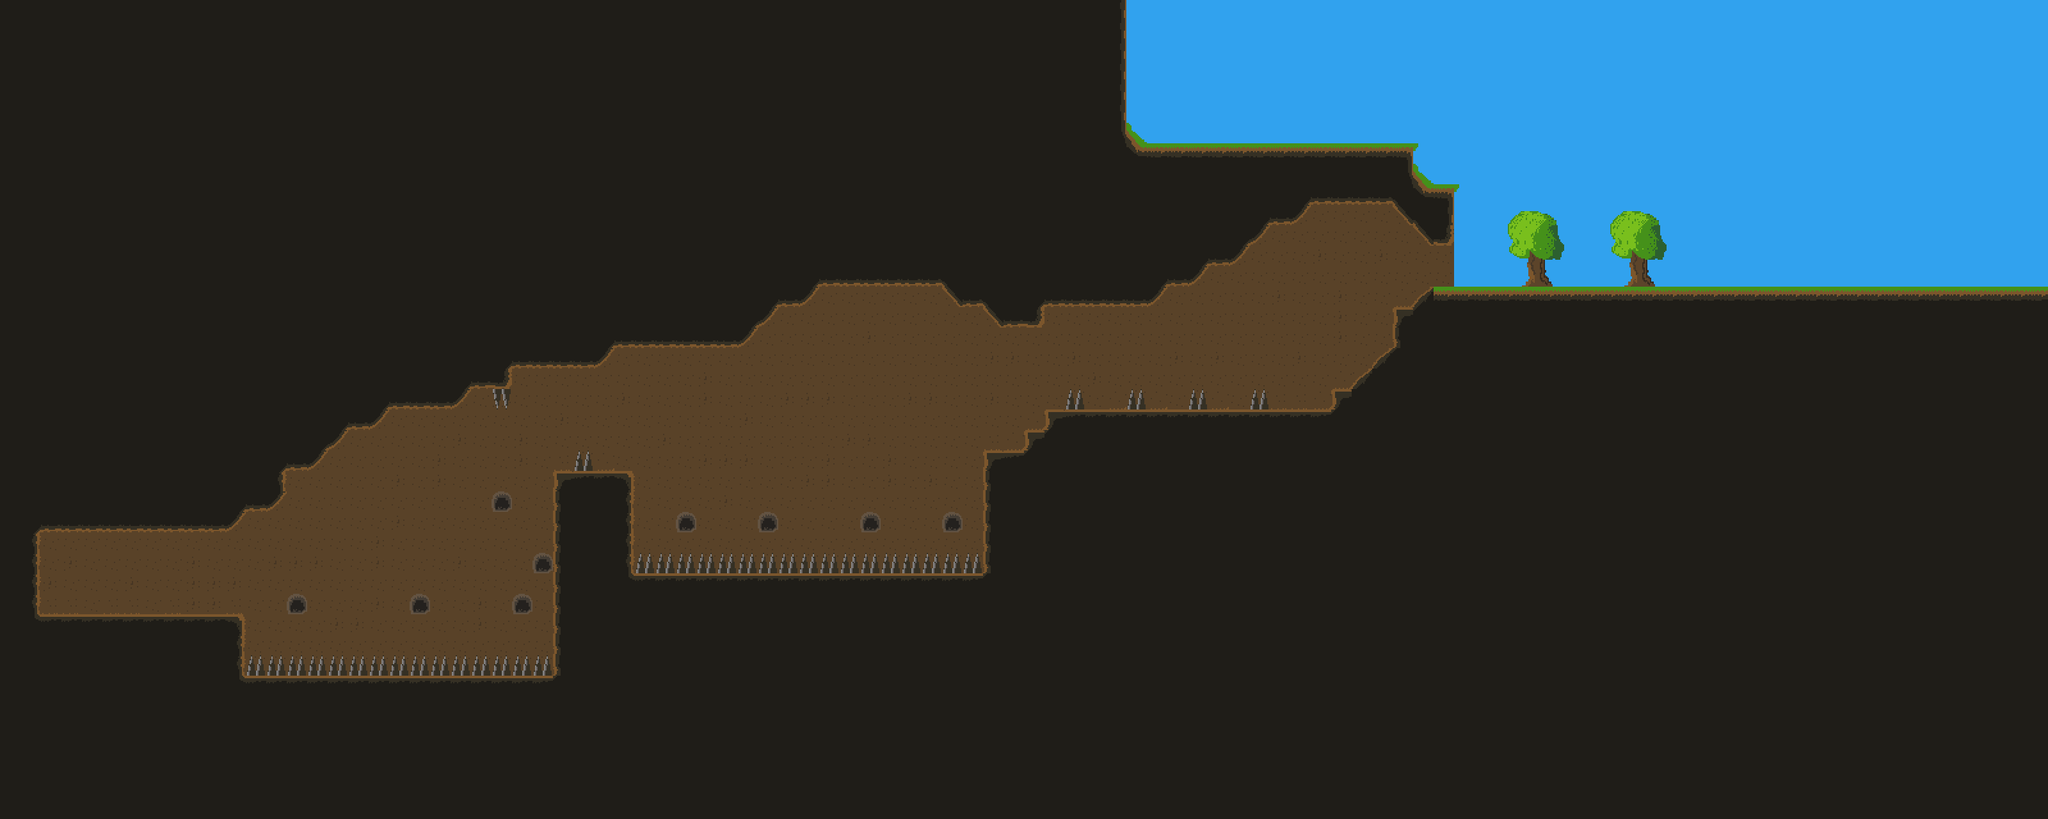

Rendered tile map (Tiled .tmx) drawn with the repository's tilesets; below, a short description and the map source with its tile grids summarised:
An orthogonal 100x40 tile map with 32x32 px tiles, 2 tile layers (background, objects), 2 tilesets and 5 objects (Player, End).

<map version="1.0" orientation="orthogonal" width="100" height="40" tilewidth="32" tileheight="32">
 <tileset firstgid="1" name="tileset" tilewidth="32" tileheight="32">
  <image source="tileset.png" trans="ffffff" width="256" height="160" />
 </tileset>
 <tileset firstgid="41" name="tileset3" tilewidth="32" tileheight="32">
  <image source="tileset3.png" trans="ffffff" width="256" height="256" />
 </tileset>
 <layer name="background" width="100" height="40">
  <data>[4000 cells, 4000 non-empty, 25 distinct tile ids]</data>
 </layer>
 <objectgroup name="begin" width="100" height="40">
  <object name="Player" x="135" y="888" width="36" height="36" />
 </objectgroup>
 <layer name="objects" width="100" height="40">
  <data>[4000 cells, 572 non-empty, 24 distinct tile ids]</data>
 </layer>
 <objectgroup name="end" width="100" height="40">
  <object name="End" x="2502" y="407" width="36" height="34" />
 </objectgroup>
 <objectgroup name="message" width="100" height="40">
  <object x="202" y="899" width="48" height="38">
   <properties>
    <property name="message" value="Do you think that it's really the end ?" />
   </properties>
  </object>
  <object x="2168" y="445" width="48" height="38">
   <properties>
    <property name="message" value="Yes ! Freedom !" />
   </properties>
  </object>
 </objectgroup>
 <objectgroup name="bats" width="100" height="40">
  <object x="1254" y="774" width="32" height="40">
   <properties>
    <property name="time" value="50" />
   </properties>
  </object>
 </objectgroup>
</map>
